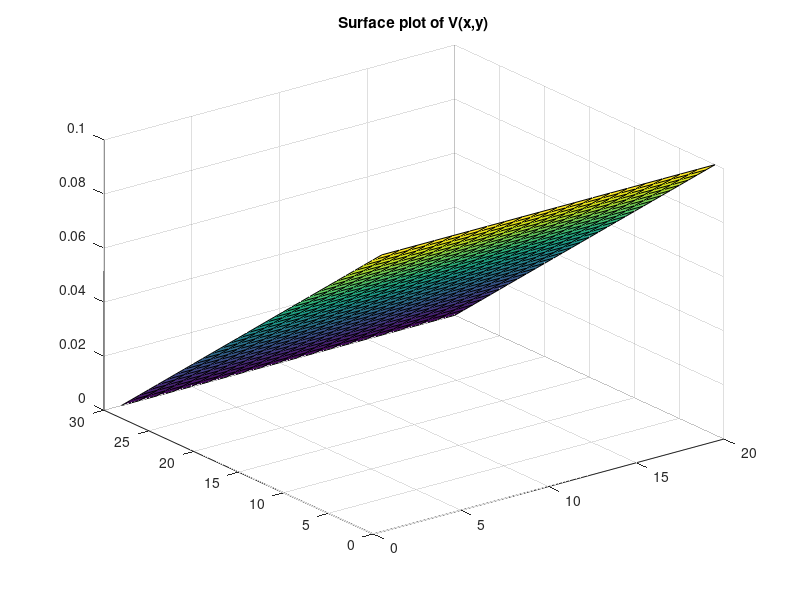
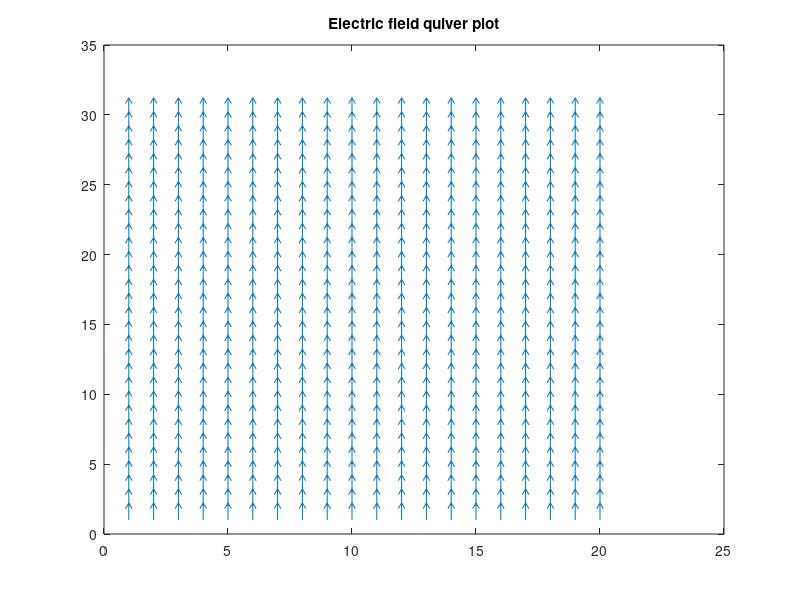

Reproduce these figures in MATLAB, in order.
%Assignment 3 part 2
%Mike Crawford 100952432
x = 30;
y = 20;

conductOut = 1;
conductBox = 01e-2;
conduct = zeros(x,y);
G = sparse (x*y, x*y);
V = zeros(1, x*y);
Voltagex = 0.1;

for i = 1:x
    for j = 1:y
        %sets boundaries of boxes
        if (i > (0.3*x) || i < (0.6*x)) && (j > (0.6*y) || j < (0.3*y))
            conduct(i,j) = conductBox;
        else
            conduct(i,j) = conductOut;
        end
        
    end
end

for i = 1:x
    for j = 1:y
        n = j + (i - 1)*y;
        nx1 = j + ((i-1) - 1)*y;
        nx2 = j + ((i+1) - 1)*y;
        ny1 = (j-1) + (i - 1)*y;
        ny2 = (j+1) + (i - 1)*y;
       
        if i == 1
            V(n) = Voltagex;
            G(n,n) = 1;
        elseif i == x
            V(n) = 0;
            G(n,n) =1;
        elseif j == 1 
            Cx1 = (conduct(i,j) + conduct(i-1,j))/2;
            Cx2 = (conduct(i,j) + conduct(i+1,j))/2;
        
            Cy2 = (conduct(i,j) + conduct(i,j+1))/2;
            G(n,n) = -Cx1 - Cx2 - Cy2;
            G(n, nx1) = Cx1;
            G(n,nx2) = Cx2;
            G(n, ny2) = Cy2;
        elseif j == y
             Cx1 = (conduct(i,j) + conduct(i-1,j))/2;
             Cx2 = (conduct(i,j) + conduct(i+1,j))/2;
             Cy1 = (conduct(i,j) + conduct(i,j-1))/2;
            
            G(n,n) = -Cx1 - Cx2 - Cy1;
            G(n,nx1) = Cx1;
            G(n,nx2) = Cx2;
            G(n,ny1) = Cy1;
        else
             Cx1 = (conduct(i,j) + conduct(i-1,j))/2;
            Cx2 = (conduct(i,j) + conduct(i+1,j))/2;
            Cy1 = (conduct(i,j) + conduct(i,j-1))/2;
            Cy2 = (conduct(i,j) + conduct(i,j+1))/2;
            G(n,n) = -Cx1 - Cx2 - Cy1 - Cy2;
            G(n,nx1) = Cx1;
            G(n,nx2) = Cx2;
            G(n,ny1) = Cy1;
            G(n,ny2) = Cy2;
        end
    end
end
S = G\V';
surface = zeros(x,y);
for i = 1:x
    for j = 1:y
        n = j + (i - 1)*y;
        surface(i,j) = S(n);
    end
end
figure(1)
surf(surface)
title('Surface plot of V(x,y)')

[Ex, Ey] = gradient(-surface);
figure(2)
quiver(Ex, Ey)
title('Electric field quiver plot')

